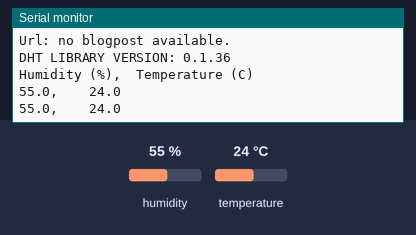
A sketch run on a simulated Arduino Uno, built with avr-gcc and run on an emulated ATmega328P. Parts: the last lines printed to the serial monitor. The inputs (shaded band) are chosen by the test bench; at power-on: humidity 55 %, temperature 24 °C.

Above: at 2.8 s.
2.9 s: humidity set to 22 %
At 4.6 s:
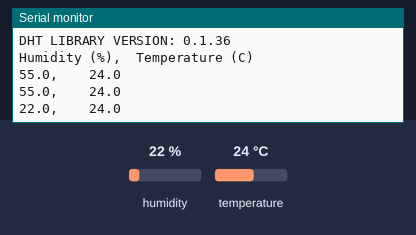
5.6 s: temperature set to 12 °C
At 6.4 s:
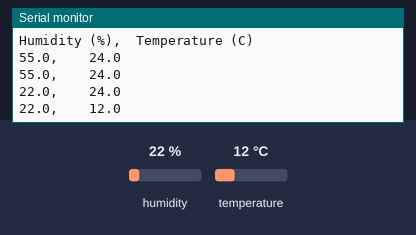
8.3 s: humidity set to 40 %
At 11.0 s:
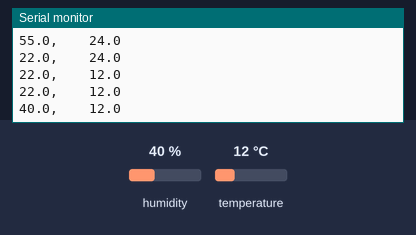
Timing chart, 0 to 12.5 s (numbered marks = the images above; inputs shaded):
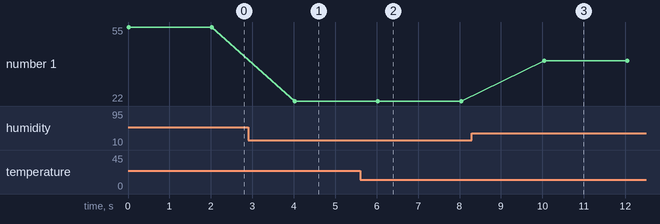

The sketch:

am2302.ino
```cpp
#include <dht.h>
dht DHT;
#define DHT22_PIN 5

void setup(){
    Serial.begin(115200);
    Serial.println("Project: AM2302");
    Serial.println("Goal: The goal is to check temp and humidity.");
    Serial.println("Url: no blogpost available.");

    Serial.print("DHT LIBRARY VERSION: ");
    Serial.println(DHT_LIB_VERSION);

    Serial.println();
    Serial.println("Humidity (%),\tTemperature (C)");
}

void loop(){
    // READ DATA
    uint32_t start = micros();
    int chk = DHT.read22(DHT22_PIN);
    uint32_t stop = micros();

    // DISPLAY DATA
    Serial.print(DHT.humidity, 1);
    Serial.print(",\t\t");
    Serial.print(DHT.temperature, 1);
    Serial.println();

    delay(2000);
}
```

Measured:
- after the input at 2.9 s, the serial monitor: prints a new line after 1.1 s (image 1)
- after the input at 5.6 s, the serial monitor: prints a new line after 0.43 s (image 2)
- after the input at 8.3 s, the serial monitor: prints a new line after 1.7 s (image 3)
- plotted number 1: 55 → 22 after the input at 2.9 s, 22 → 40 after the input at 8.3 s
